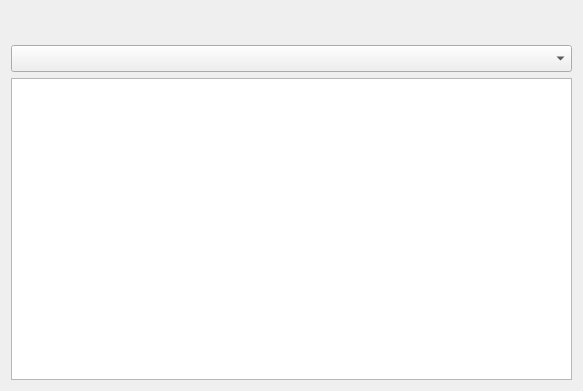
<?xml version="1.0" encoding="UTF-8"?>
<ui version="4.0">
 <class>Form</class>
 <widget class="QWidget" name="Form">
  <property name="geometry">
   <rect>
    <x>0</x>
    <y>0</y>
    <width>583</width>
    <height>391</height>
   </rect>
  </property>
  <property name="font">
   <font>
    <pointsize>12</pointsize>
   </font>
  </property>
  <property name="windowTitle">
   <string>Form</string>
  </property>
  <layout class="QVBoxLayout" name="verticalLayout">
   <item>
    <widget class="QLabel" name="log_title">
     <property name="font">
      <font>
       <pointsize>18</pointsize>
       <bold>true</bold>
      </font>
     </property>
     <property name="text">
      <string/>
     </property>
     <property name="alignment">
      <set>Qt::AlignmentFlag::AlignCenter</set>
     </property>
    </widget>
   </item>
   <item>
    <widget class="QComboBox" name="available_logs"/>
   </item>
   <item>
    <widget class="QTextBrowser" name="log"/>
   </item>
  </layout>
 </widget>
 <resources/>
 <connections/>
</ui>
